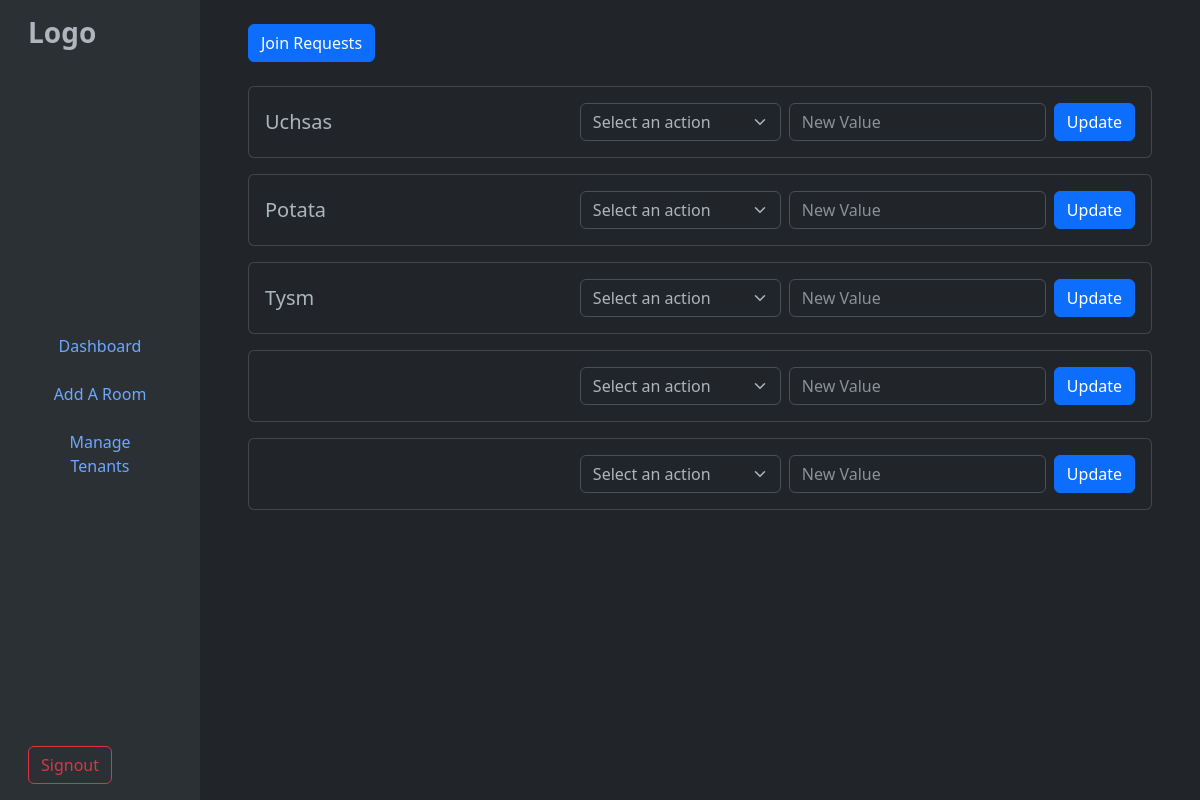
Screenshot of /tenants with the database file from the repository.
### tables this page shows
CREATE TABLE "Tenants" (
	"tenantID"	INTEGER,
	"userID"	INTEGER NOT NULL,
	"name"	TEXT,
	"roomID"	INTEGER,
	"phone"	TEXT,
	PRIMARY KEY("tenantID" AUTOINCREMENT),
	FOREIGN KEY("roomID") REFERENCES "Rooms"("roomID"),
	FOREIGN KEY("userID") REFERENCES "Users"("userID")
);

### app.py (the view)
@app.route('/tenants', methods=['GET', 'POST'])
def tenants():
    if request.method == 'POST':
        tenantid = request.form['tenantid']
        option = request.form['option']
        val = float(request.form['val'])
        updateTenant(tenantid,option, val)
        return redirect(url_for('tenants'))
    elif request.method == 'GET':
        return render_template('tenants.html', tenants=getAllTenants())

### database/admin.py (called while the page is built)
def dbConnect():
    return sqlite3.connect('database/main.db')

def getAllTenants():
    connection = dbConnect()
    cursor = connection.cursor()
    cursor.execute("SELECT * FROM Tenants")
    result = cursor.fetchall()
    connection.close()
    return result

### templates/tenants.html (shortened to what this page needs)
{% extends "adminbase.html" %}
{% block content %}
<main class="col-md-9 ms-sm-auto col-lg-10 px-md-4 d-flex flex-column">
    <div class="flex-grow-1 p-4">
        <div class="d-flex justify-content-between align-items-center mb-4">
          <a href="/seeapps"><button class="btn btn-primary">Join Requests</button></a>
        </div>
        {% for tenant in tenants %}
        <div class="card mb-3">
          <div class="card-body d-flex justify-content-between align-items-center">
            <h5 class="card-title mb-0">{{tenant[2]}}</h5>
            <form action="/tenants" method="POST" class="d-flex gap-2">
              <select class="form-select w-auto" name="option" required>
                <option selected>Select an action</option>
              </select>
              <input type="text" class="form-control w-auto" name="val" placeholder="New Value">
              <button type="submit" class="btn btn-primary">Update</button>
            </form>
          </div>
        </div>
        {% endfor %}
      </div>
    </div>
{% endblock %}

### rows the page displays
Tenants: name "Uchsas"
Tenants: name "Potata"
Tenants: name "Tysm"
